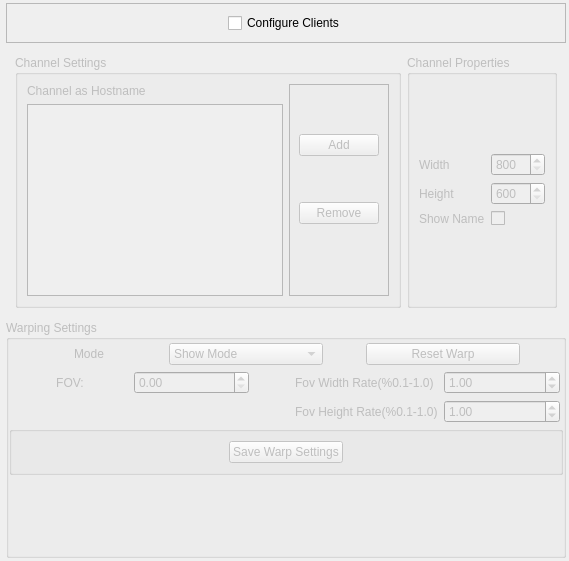
        <widget class="QWidget" name="page_6">
         <layout class="QGridLayout" name="gridLayout_6">
          <property name="leftMargin">
           <number>6</number>
          </property>
          <property name="topMargin">
           <number>3</number>
          </property>
          <property name="rightMargin">
           <number>3</number>
          </property>
          <property name="bottomMargin">
           <number>3</number>
          </property>
          <property name="spacing">
           <number>3</number>
          </property>
          <item row="2" column="0">
           <layout class="QVBoxLayout" name="verticalLayout_13">
            <item>
             <widget class="QGroupBox" name="groupWarp">
              <property name="enabled">
               <bool>false</bool>
              </property>
              <property name="title">
               <string>Warping Settings</string>
              </property>
              <layout class="QGridLayout" name="gridLayout_7">
               <property name="leftMargin">
                <number>0</number>
               </property>
               <property name="topMargin">
                <number>0</number>
               </property>
               <property name="rightMargin">
                <number>0</number>
               </property>
               <property name="bottomMargin">
                <number>0</number>
               </property>
               <property name="spacing">
                <number>0</number>
               </property>
               <item row="0" column="0">
                <layout class="QGridLayout" name="gridLayout_8">
                 <item row="13" column="0">
                  <spacer name="verticalSpacer_4">
                   <property name="orientation">
                    <enum>Qt::Vertical</enum>
                   </property>
                   <property name="sizeType">
                    <enum>QSizePolicy::MinimumExpanding</enum>
                   </property>
                   <property name="sizeHint" stdset="0">
                    <size>
                     <width>20</width>
                     <height>40</height>
                    </size>
                   </property>
                  </spacer>
                 </item>
                 <item row="14" column="0">
                  <spacer name="verticalSpacer">
                   <property name="orientation">
                    <enum>Qt::Vertical</enum>
                   </property>
                   <property name="sizeHint" stdset="0">
                    <size>
                     <width>20</width>
                     <height>40</height>
                    </size>
                   </property>
                  </spacer>
                 </item>
                 <item row="12" column="0">
                  <widget class="QGroupBox" name="groupBox_3">
                   <property name="title">
                    <string/>
                   </property>
                   <layout class="QHBoxLayout" name="horizontalLayout_8">
                    <item>
                     <spacer name="horizontalSpacer_6">
                      <property name="orientation">
                       <enum>Qt::Horizontal</enum>
                      </property>
                      <property name="sizeHint" stdset="0">
                       <size>
                        <width>40</width>
                        <height>20</height>
                       </size>
                      </property>
                     </spacer>
                    </item>
                    <item>
                     <widget class="QPushButton" name="btnsavewarp">
                      <property name="text">
                       <string>Save Warp Settings</string>
                      </property>
                     </widget>
                    </item>
                    <item>
                     <spacer name="horizontalSpacer_7">
                      <property name="orientation">
                       <enum>Qt::Horizontal</enum>
                      </property>
                      <property name="sizeHint" stdset="0">
                       <size>
                        <width>40</width>
                        <height>20</height>
                       </size>
                      </property>
                     </spacer>
                    </item>
                   </layout>
                  </widget>
                 </item>
                 <item row="0" column="0">
                  <layout class="QHBoxLayout" name="horizontalLayout_11">
                   <property name="spacing">
                    <number>3</number>
                   </property>
                   <property name="leftMargin">
                    <number>3</number>
                   </property>
                   <property name="topMargin">
                    <number>3</number>
                   </property>
                   <property name="rightMargin">
                    <number>3</number>
                   </property>
                   <property name="bottomMargin">
                    <number>3</number>
                   </property>
                   <item>
                    <widget class="QLabel" name="label">
                     <property name="text">
                      <string>Mode</string>
                     </property>
                     <property name="alignment">
                      <set>Qt::AlignCenter</set>
                     </property>
                    </widget>
                   </item>
                   <item>
                    <widget class="QComboBox" name="comboWarpMode">
                     <item>
                      <property name="text">
                       <string>Show Mode</string>
                      </property>
                     </item>
                     <item>
                      <property name="text">
                       <string>Distortion Warp Mode</string>
                      </property>
                     </item>
                     <item>
                      <property name="text">
                       <string>Blend Warp Mode</string>
                      </property>
                     </item>
                    </widget>
                   </item>
                   <item>
                    <spacer name="horizontalSpacer_13">
                     <property name="orientation">
                      <enum>Qt::Horizontal</enum>
                     </property>
                     <property name="sizeType">
                      <enum>QSizePolicy::Minimum</enum>
                     </property>
                     <property name="sizeHint" stdset="0">
                      <size>
                       <width>40</width>
                       <height>20</height>
                      </size>
                     </property>
                    </spacer>
                   </item>
                   <item>
                    <widget class="QPushButton" name="btnResetWarp">
                     <property name="text">
                      <string>Reset Warp</string>
                     </property>
                    </widget>
                   </item>
                   <item>
                    <spacer name="horizontalSpacer_9">
                     <property name="orientation">
                      <enum>Qt::Horizontal</enum>
                     </property>
                     <property name="sizeType">
                      <enum>QSizePolicy::Minimum</enum>
                     </property>
                     <property name="sizeHint" stdset="0">
                      <size>
                       <width>40</width>
                       <height>20</height>
                      </size>
                     </property>
                    </spacer>
                   </item>
                  </layout>
                 </item>
                 <item row="10" column="0">
                  <widget class="QWidget" name="fovSettings" native="true">
                   <layout class="QGridLayout" name="gridLayout_13">
                    <property name="leftMargin">
                     <number>3</number>
                    </property>
                    <property name="topMargin">
                     <number>3</number>
                    </property>
                    <property name="rightMargin">
                     <number>3</number>
                    </property>
                    <property name="bottomMargin">
                     <number>3</number>
                    </property>
                    <item row="0" column="0">
                     <widget class="QLabel" name="label_2">
                      <property name="text">
                       <string>FOV:</string>
                      </property>
                      <property name="alignment">
                       <set>Qt::AlignCenter</set>
                      </property>
                     </widget>
                    </item>
                    <item row="0" column="1">
                     <widget class="QDoubleSpinBox" name="spboxFOV">
                      <property name="maximum">
                       <double>360.000000000000000</double>
                      </property>
                      <property name="singleStep">
                       <double>0.050000000000000</double>
                      </property>
                     </widget>
                    </item>
                    <item row="0" column="2">
                     <spacer name="horizontalSpacer_8">
                      <property name="orientation">
                       <enum>Qt::Horizontal</enum>
                      </property>
                      <property name="sizeType">
                       <enum>QSizePolicy::Minimum</enum>
                      </property>
                      <property name="sizeHint" stdset="0">
                       <size>
                        <width>40</width>
                        <height>20</height>
                       </size>
                      </property>
                     </spacer>
                    </item>
                    <item row="0" column="3">
                     <widget class="QLabel" name="label_20">
                      <property name="text">
                       <string>Fov Width Rate(%0.1-1.0)</string>
                      </property>
                     </widget>
                    </item>
                    <item row="0" column="4">
                     <widget class="QDoubleSpinBox" name="spboxFWR">
                      <property name="decimals">
                       <number>2</number>
                      </property>
                      <property name="minimum">
                       <double>0.100000000000000</double>
                      </property>
                      <property name="maximum">
                       <double>1.010000000000000</double>
                      </property>
                      <property name="singleStep">
                       <double>0.010000000000000</double>
                      </property>
                      <property name="value">
                       <double>1.000000000000000</double>
                      </property>
                     </widget>
                    </item>
                    <item row="1" column="3">
                     <widget class="QLabel" name="label_21">
                      <property name="text">
                       <string>Fov Height Rate(%0.1-1.0)</string>
                      </property>
                     </widget>
                    </item>
                    <item row="1" column="4">
                     <widget class="QDoubleSpinBox" name="spboxFHR">
                      <property name="minimum">
                       <double>0.100000000000000</double>
                      </property>
                      <property name="maximum">
                       <double>1.010000000000000</double>
                      </property>
                      <property name="singleStep">
                       <double>0.010000000000000</double>
                      </property>
                      <property name="value">
                       <double>1.000000000000000</double>
                      </property>
                     </widget>
                    </item>
                   </layout>
                  </widget>
                 </item>
                </layout>
               </item>
              </layout>
             </widget>
            </item>
           </layout>
          </item>
          <item row="0" column="0">
           <widget class="QFrame" name="frame_4">
            <property name="frameShape">
             <enum>QFrame::StyledPanel</enum>
            </property>
            <property name="frameShadow">
             <enum>QFrame::Raised</enum>
            </property>
            <layout class="QHBoxLayout" name="horizontalLayout_13">
             <item>
              <layout class="QVBoxLayout" name="verticalLayout_16"/>
             </item>
             <item>
              <spacer name="horizontalSpacer_12">
               <property name="orientation">
                <enum>Qt::Horizontal</enum>
               </property>
               <property name="sizeHint" stdset="0">
                <size>
                 <width>40</width>
                 <height>20</height>
                </size>
               </property>
              </spacer>
             </item>
             <item>
              <widget class="QCheckBox" name="checkConfigure">
               <property name="text">
                <string>Configure Clients</string>
               </property>
              </widget>
             </item>
             <item>
              <spacer name="horizontalSpacer_11">
               <property name="orientation">
                <enum>Qt::Horizontal</enum>
               </property>
               <property name="sizeHint" stdset="0">
                <size>
                 <width>40</width>
                 <height>20</height>
                </size>
               </property>
              </spacer>
             </item>
            </layout>
           </widget>
          </item>
          <item row="1" column="0">
           <widget class="QWidget" name="channelSettings" native="true">
            <layout class="QHBoxLayout" name="horizontalLayout_12">
             <property name="sizeConstraint">
              <enum>QLayout::SetDefaultConstraint</enum>
             </property>
             <item>
              <widget class="QGroupBox" name="groupChannel">
               <property name="enabled">
                <bool>false</bool>
               </property>
               <property name="title">
                <string>Channel Settings</string>
               </property>
               <layout class="QGridLayout" name="gridLayout_10">
                <item row="0" column="0">
                 <layout class="QGridLayout" name="gridLayout_14">
                  <item row="0" column="0">
                   <widget class="QLabel" name="Chann">
                    <property name="text">
                     <string>Channel as Hostname</string>
                    </property>
                   </widget>
                  </item>
                  <item row="1" column="0">
                   <widget class="QTableWidget" name="channelTable"/>
                  </item>
                 </layout>
                </item>
                <item row="0" column="1">
                 <widget class="QFrame" name="frame">
                  <property name="frameShape">
                   <enum>QFrame::StyledPanel</enum>
                  </property>
                  <property name="frameShadow">
                   <enum>QFrame::Raised</enum>
                  </property>
                  <layout class="QVBoxLayout" name="verticalLayout_14">
                   <item>
                    <widget class="QPushButton" name="bntAddChannel">
                     <property name="text">
                      <string>Add</string>
                     </property>
                    </widget>
                   </item>
                   <item>
                    <widget class="QPushButton" name="btnRemoveChannel">
                     <property name="text">
                      <string>Remove</string>
                     </property>
                    </widget>
                   </item>
                   <item>
                    <spacer name="horizontalSpacer_10">
                     <property name="orientation">
                      <enum>Qt::Horizontal</enum>
                     </property>
                     <property name="sizeType">
                      <enum>QSizePolicy::MinimumExpanding</enum>
                     </property>
                     <property name="sizeHint" stdset="0">
                      <size>
                       <width>40</width>
                       <height>20</height>
                      </size>
                     </property>
                    </spacer>
                   </item>
                  </layout>
                 </widget>
                </item>
               </layout>
              </widget>
             </item>
             <item>
              <widget class="QGroupBox" name="groupChannelProperties">
               <property name="enabled">
                <bool>false</bool>
               </property>
               <property name="title">
                <string>Channel Properties</string>
               </property>
               <layout class="QGridLayout" name="gridLayout_11">
                <item row="2" column="0">
                 <layout class="QGridLayout" name="gridLayout_9">
                  <item row="0" column="1">
                   <widget class="QSpinBox" name="spWidth">
                    <property name="minimum">
                     <number>800</number>
                    </property>
                    <property name="maximum">
                     <number>1920</number>
                    </property>
                   </widget>
                  </item>
                  <item row="1" column="1">
                   <widget class="QSpinBox" name="spHeight">
                    <property name="minimum">
                     <number>600</number>
                    </property>
                    <property name="maximum">
                     <number>1200</number>
                    </property>
                   </widget>
                  </item>
                  <item row="0" column="0">
                   <widget class="QLabel" name="label_3">
                    <property name="text">
                     <string>Width</string>
                    </property>
                   </widget>
                  </item>
                  <item row="1" column="0">
                   <widget class="QLabel" name="label_8">
                    <property name="text">
                     <string>Height</string>
                    </property>
                   </widget>
                  </item>
                  <item row="2" column="1">
                   <widget class="QCheckBox" name="chShowChannelName">
                    <property name="text">
                     <string/>
                    </property>
                   </widget>
                  </item>
                  <item row="2" column="0">
                   <widget class="QLabel" name="label_19">
                    <property name="text">
                     <string>Show Name</string>
                    </property>
                   </widget>
                  </item>
                 </layout>
                </item>
               </layout>
              </widget>
             </item>
            </layout>
           </widget>
          </item>
         </layout>
        </widget>
